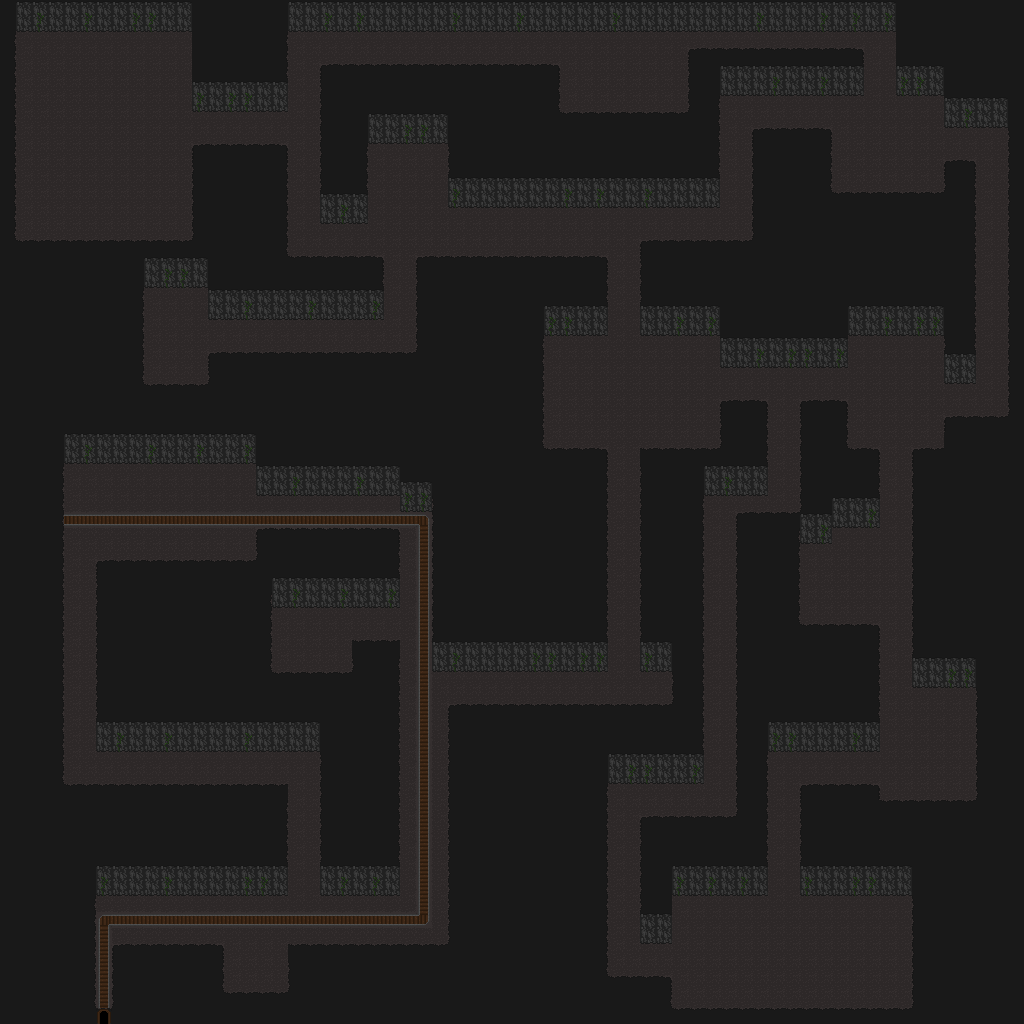

This game map was drawn from its Tiled (.tmx) file and the tilesets committed beside it. A one-line description and the trimmed map source follow:
An orthogonal 64x64 tile map with 16x16 px tiles, 2 tile layers (Layer 1, Collision Layer) and 54 objects (23x Torch, 17x Barrel, 6x Goblin, 5x Fire Bat, teleporter, ...).

<map version="1.2" tiledversion="1.2.3536" orientation="orthogonal" renderorder="right-down" width="64" height="64" tilewidth="16" tileheight="16" infinite="0" nextlayerid="4" nextobjectid="105">
 <tileset firstgid="1" source="tileset_2.tsx" />
 <layer id="1" name="Layer 1" width="64" height="64">
  <data>[4096 cells, 4096 non-empty, 9 distinct tile ids]</data>
 </layer>
 <layer id="2" name="Collision Layer" width="64" height="64">
  <data>[4096 cells, 1110 non-empty, 10 distinct tile ids]</data>
 </layer>
 <objectgroup id="3" name="Object Layer 1">
  <object id="1" name="Level_1" type="teleporter" x="104.144" y="996.988">
   <properties>
    <property name="targetX" type="float" value="42" />
    <property name="targetY" type="float" value="90" />
   </properties>
  </object>
  <object id="3" name="Barrel" x="257" y="978.333" />
  <object id="4" name="Torch" x="207.75" y="881.5" />
  <object id="5" name="Torch" x="204.75" y="737.25" />
  <object id="6" name="Barrel" x="309.636" y="763.091" />
  <object id="7" name="Torch" x="115.5" y="448" />
  <object id="8" name="Torch" x="177" y="448" />
  <object id="9" name="Torch" x="328.5" y="481" />
  <object id="10" name="Torch" x="327.5" y="592" />
  <object id="11" name="Torch" x="508" y="657.333" />
  <object id="12" name="Barrel" x="285.576" y="642" />
  <object id="14" name="Barrel" x="241.667" y="547" />
  <object id="15" name="Barrel" x="242.667" y="476.667" />
  <object id="17" name="Fire Bat" x="363.333" y="919.583" />
  <object id="20" name="Goblin" x="255.667" y="919" />
  <object id="21" name="Fire Bat" x="145.5" y="768.25" />
  <object id="22" name="Goblin" x="135.75" y="486.25" />
  <object id="29" name="Torch" x="930.667" y="672.333" />
  <object id="30" name="Torch" x="856.667" y="513.333" />
  <object id="31" name="Torch" x="903.667" y="320.333" />
  <object id="32" name="Torch" x="657" y="321" />
  <object id="33" name="Torch" x="960" y="369.5" />
  <object id="34" name="Torch" x="991.667" y="113" />
  <object id="35" name="Torch" x="799.333" y="80.3333" />
  <object id="36" name="Torch" x="680.667" y="192.667" />
  <object id="37" name="Torch" x="522" y="193" />
  <object id="38" name="Torch" x="794" y="16" />
  <object id="39" name="Torch" x="684" y="15.5" />
  <object id="40" name="Torch" x="435.455" y="16.1818" />
  <object id="41" name="Torch" x="558" y="14" />
  <object id="42" name="Torch" x="287.25" y="304.75" />
  <object id="43" name="Torch" x="66.5" y="15.5" />
  <object id="52" name="Barrel" x="559.568" y="352.273" />
  <object id="53" name="Barrel" x="703.591" y="353.182" />
  <object id="60" name="Barrel" x="813.667" y="607" />
  <object id="61" name="Barrel" x="864.417" y="351.917" />
  <object id="62" name="Barrel" x="929" y="110.5" />
  <object id="63" name="Barrel" x="674" y="97.5" />
  <object id="64" name="Barrel" x="576.25" y="98" />
  <object id="65" name="Barrel" x="384" y="157" />
  <object id="66" name="Barrel" x="434.333" y="157.667" />
  <object id="68" name="Barrel" x="175.75" y="304.75" />
  <object id="70" name="Skeleton" x="631" y="389" />
  <object id="71" name="Goblin" x="783.25" y="496.5" />
  <object id="76" name="Fire Bat" x="923.5" y="400" />
  <object id="77" name="Fire Bat" x="890" y="143.333" />
  <object id="82" name="Goblin" x="175.333" y="338.333" />
  <object id="83" name="Fire Bat" x="485.667" y="44.3333" />
  <object id="89" name="Barrel" x="81.3333" y="223.667" />
  <object id="90" name="Barrel" x="124.333" y="223.333" />
  <object id="91" name="Torch" x="136.333" y="15.6667" />
  <object id="92" name="Chest" x="102.667" y="49" />
  <object id="94" name="Goblin" x="48.3333" y="80.6667" />
  <object id="95" name="Goblin" x="156.333" y="82" />
 </objectgroup>
</map>
